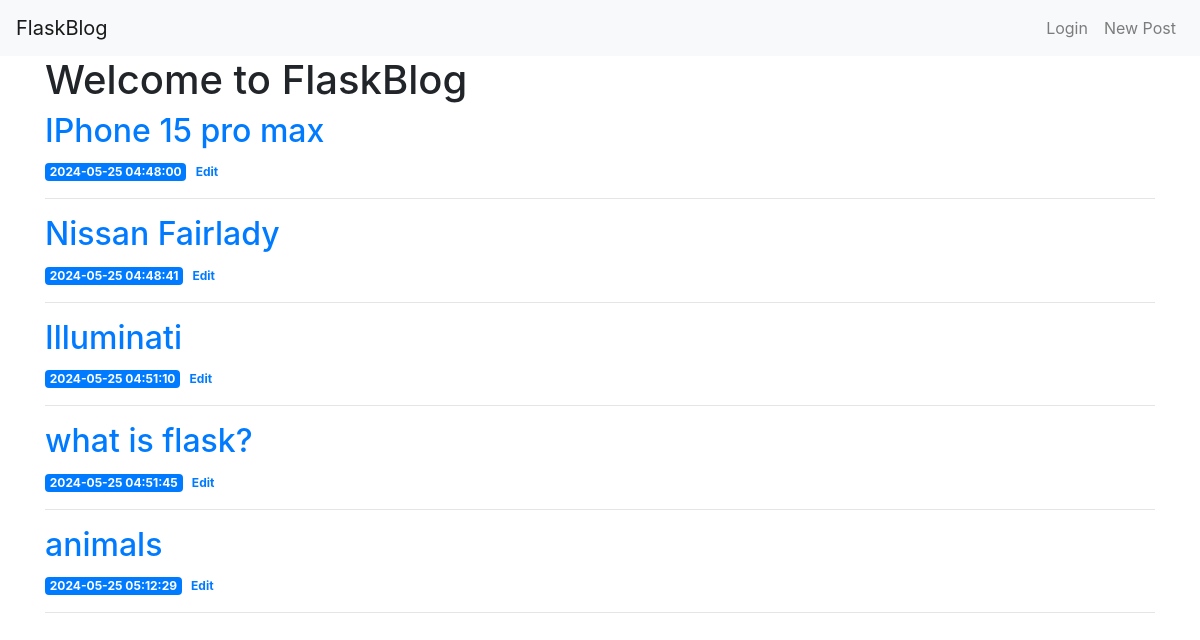
The page / on the database its author committed.
### tables this page shows
CREATE TABLE posts (
    id INTEGER PRIMARY KEY AUTOINCREMENT,
    created TIMESTAMP NOT NULL DEFAULT CURRENT_TIMESTAMP,
    title TEXT NOT NULL,
    content TEXT NOT NULL
);

### app.py (the view)
@app.route('/')
def index():
    conn = get_db_connection()
    if conn:
        posts = conn.execute('SELECT * FROM posts').fetchall()
        conn.close()
        return render_template('index.html', posts=posts)
    else:
        return "Error connecting to the database", 500

### app.py (called while the page is built)
def get_db_connection():
    try:
        conn = sqlite3.connect('database.db')
        conn.row_factory = sqlite3.Row
        return conn
    except sqlite3.Error as e:
        print(f"Database connection error: {e}")
        return None

### templates/index.html (shortened to what this page needs)
{% extends 'base.html' %}
{% block content %}
    <h1>{% block title %} Welcome to FlaskBlog {% endblock %}</h1>
    {% for post in posts %}
        <a href="{{ url_for('post', post_id=post['id']) }}">
            <h2>{{ post['title'] }}</h2>
        </a>
        <span class="badge badge-primary">{{ post['created'] }}</span>
        <a href="{{ url_for('edit', id=post['id']) }}">
            <span class="badge badge"-warning">Edit</span>
        </a>
        <hr>
    {% endfor %}
{% endblock %}

### templates/base.html (shortened to what this page needs)
<!doctype html>
<html lang="en">
  <head>
    <link rel="stylesheet" href="https://stackpath.bootstrapcdn.com/bootstrap/4.3.1/css/bootstrap.min.css">
  </head>
  <body>
    <nav class="navbar navbar-expand-md navbar-light bg-light">
        <a class="navbar-brand" href="{{ url_for('index') }}">FlaskBlog</a>
        <div class="collapse navbar-collapse">
            <ul class="navbar-nav ml-auto">
                {% if 'loggedin' in session %}
                    <li class="nav-item">
                        <a class="nav-link" href="{{ url_for('logout') }}">Logout</a>
                    </li>
                {% else %}
                    <li class="nav-item">
                        <a class="nav-link" href="{{ url_for('login') }}">Login</a>
                    </li>
                {% endif %}
                <li class="nav-item">
                    <a class="nav-link" href="{{ url_for('create') }}">New Post</a>
                </li>
            </ul>
        </div>
    </nav>
    <div class="container">
        {% block content %} {% endblock %}
    </div>
  </body>
</html>

### rows shown on the page
posts: title "IPhone 15 pro max", created "2024-05-25 04:48:00"
posts: title "Nissan Fairlady", created "2024-05-25 04:48:41"
posts: title "Illuminati", created "2024-05-25 04:51:10"
posts: title "what is flask?", created "2024-05-25 04:51:45"
posts: title "animals", created "2024-05-25 05:12:29"
